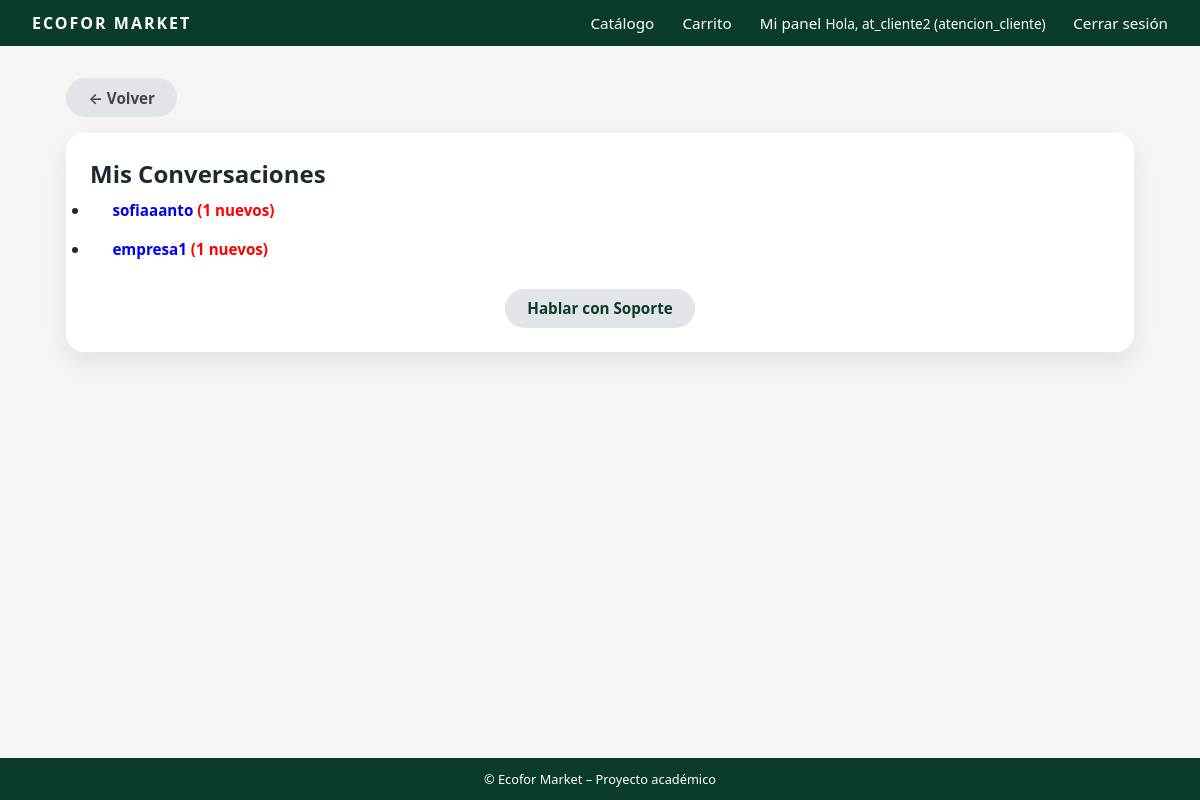
The page /mensajeria/conversaciones/ (signed in) on the database its author committed.
### usuarios/models.py (models this page shows, shortened)
class Usuario(AbstractUser):
    TIPO_CLIENTE = [
        ("natural", "Persona Natural"),
        ("empresa", "Empresa"),
        ("admin", "Administrador"),
        ("atencion_cliente", "Atención al Cliente"),
    ]
    rut = models.CharField(max_length=12, unique=True, blank=True, null=True)
    tipo_cliente = models.CharField(
        max_length=20,
        choices=TIPO_CLIENTE,
        default="natural"
    )

### mensajeria/views.py (the view)
# urls.py: path('conversaciones/', views.lista_conversaciones, name='conversaciones'),
def lista_conversaciones(request):
    user = request.user
    conversaciones = (
        Message.objects.filter(Q(sender=user) | Q(receiver=user))
        .values("sender", "receiver")
        .annotate(last_msg=Max("timestamp"))
        .order_by("-last_msg")
    )
    usuarios_conversando = []
    ids_agregados = set()
    for conv in conversaciones:
        partner_id = conv["receiver"] if conv["sender"] == user.id else conv["sender"]
        if partner_id not in ids_agregados:
            ids_agregados.add(partner_id)
            partner = User.objects.get(id=partner_id)
            partner.unread_count = Message.objects.filter(
                sender=partner,
                receiver=user,
                is_read=False
            ).count()
            usuarios_conversando.append(partner)
    return render(request, "mensajeria/lista_conversaciones.html", {
        "usuarios": usuarios_conversando
    })

### mensajeria/templates/mensajeria/lista_conversaciones.html
{% extends "core/base.html" %}
{% block content %}
<div class="container">
    <a href="{% url 'dashboard' %}" class="btn btn-secondary"
   style="
        display: inline-flex;
        align-items: center;
        gap: 6px;
        text-decoration: none;
        color: #000000b3;
        font-weight: 600;
        margin-bottom: 1rem;
   ">
    ← Volver
    </a>
    <div class="card">
        <div class="title">
           <h2 class="titulo">Mis Conversaciones</h2>
        </div>
        {% if usuarios %}
            <ul class="lista">
                {% for usuario in usuarios %}
                <li class="item">
                    <a class="btn btn-fourth" href="{% url 'mensajeria:chat' usuario.id %}">
                        {{ usuario.username }}
                        {% if usuario.unread_count > 0 %}
                            <strong style="color:red;">
                                ({{ usuario.unread_count }} nuevos)
                            </strong>
                        {% endif %}
                    </a>
                </li>
                {% endfor %}
            </ul>
        {% else %}
            <p>No tienes conversaciones todavía.</p>
        {% endif %}
        <div style="margin-top: 20px; text-align:center;">
            <a href="{% url 'mensajeria:chat_default' %}" class="btn btn-secondary">
                Hablar con Soporte
            </a>
        </div>
    </div>
</div>
{% endblock %}

### core/templates/core/base.html (shortened to what this page needs)
{% load static %}
<!DOCTYPE html>
<html>
<head>
    <link rel="stylesheet" href="{% static 'core/css/styles.css' %}">
</head>
<body>
<div class="site-wrapper">
    <header>
        <nav class="navbar">
            <div class="navbar-logo">
                <a href="{% url 'home' %}">ECOFOR MARKET</a>
            </div>
            <div class="navbar-nav">
                <a href="{% url 'catalogo_productos' %}">Catálogo</a>
                {% if user.is_authenticated %}
                    <a href="{% url 'ver_carrito' %}">Carrito</a>
                    <a href="{% url 'dashboard' %}">Mi panel</a>
                    <span class="navbar-user">
                        Hola, {{ user.username }} ({{ user.tipo_cliente }})
                    </span>
                    <a href="{% url 'logout' %}">Cerrar sesión</a>
                {% else %}
                    <a href="{% url 'login' %}">Iniciar sesión</a>
                    <a href="{% url 'registrar' %}">Crear cuenta</a>
                {% endif %}
            </div>
        </nav>
    </header>
    <main>
        {% block content %}{% endblock %}
    </main>
    <footer class="footer">
        © {{ now|date:"Y" }} Ecofor Market – Proyecto académico
    </footer>
</div>
</body>
</html>

### staticfiles/core/css/styles.css (style rules this page uses)
* { margin: 0; padding: 0; box-sizing: border-box; }
body { font-family: system-ui, -apple-system, BlinkMacSystemFont, "Segoe UI", sans-serif; background-color: #f5f5f5; color: #1f2933; }
.site-wrapper { min-height: 100vh; display: flex; flex-direction: column; }
main { flex: 1; }
.navbar { background-color: #0b3b2a; color: #ffffff; padding: 0.75rem 2rem; display: flex; align-items: center; justify-content: space-between; }
.navbar-logo { font-weight: 700; letter-spacing: 2px; }
.navbar-nav a { color: #ffffff; text-decoration: none; margin-left: 1.5rem; font-size: 0.95rem; }
.navbar-user { font-size: 0.85rem; }
.navbar-logo a { text-decoration: none; color: inherit; font-weight: bold; display: block; }
.container { max-width: 1100px; margin: 2rem auto; padding: 0 1rem; }
.btn { display: inline-block; padding: 0.6rem 1.4rem; border-radius: 999px; border: none; cursor: pointer; font-size: 0.95rem; font-weight: 600; text-decoration: none; text-align: center; }
.btn-secondary { background-color: #e1e5ea; color: #0b3b2a; }
.card { background-color: #ffffff; border-radius: 18px; box-shadow: 0 10px 25px rgba(0,0,0,0.08); padding: 1.5rem; }
.footer { background-color: #0b3b2a; color: #ffffff; text-align: center; padding: 0.75rem; font-size: 0.8rem; }

### rows shown on the page
Usuario: username "at_cliente2", tipo_cliente "atencion_cliente"
Usuario: username "sofiaaanto", unread_count "1"
Usuario: username "empresa1", unread_count "1"
